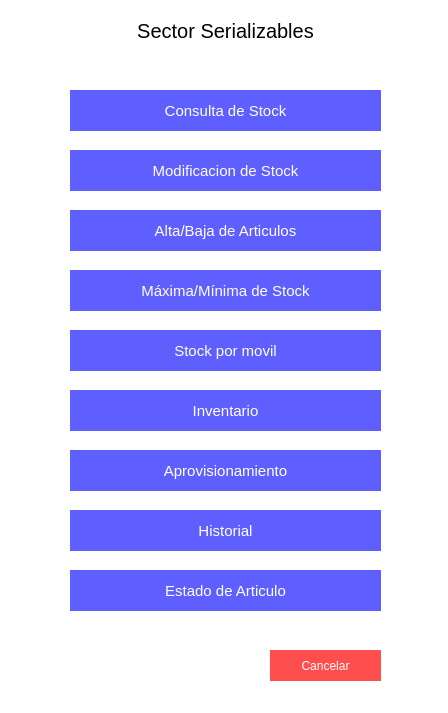
<?xml version="1.0" encoding="UTF-8"?>
<ui version="4.0">
 <class>Form</class>
 <widget class="QWidget" name="Form">
  <property name="geometry">
   <rect>
    <x>0</x>
    <y>0</y>
    <width>448</width>
    <height>713</height>
   </rect>
  </property>
  <property name="windowTitle">
   <string>Form</string>
  </property>
  <property name="styleSheet">
   <string notr="true">background-color:white;</string>
  </property>
  <widget class="QPushButton" name="se_btn_cancelar">
   <property name="geometry">
    <rect>
     <x>270</x>
     <y>650</y>
     <width>111</width>
     <height>31</height>
    </rect>
   </property>
   <property name="styleSheet">
    <string notr="true">color:white;
background-color:#ff4e4e;
border:none;</string>
   </property>
   <property name="text">
    <string>Cancelar</string>
   </property>
  </widget>
  <widget class="QPushButton" name="se_btn_5">
   <property name="geometry">
    <rect>
     <x>70</x>
     <y>330</y>
     <width>311</width>
     <height>41</height>
    </rect>
   </property>
   <property name="styleSheet">
    <string notr="true">background-color:#5f5fff;
color:white;
border:none;
font-size:15px;</string>
   </property>
   <property name="text">
    <string>Stock por movil</string>
   </property>
   <property name="iconSize">
    <size>
     <width>16</width>
     <height>20</height>
    </size>
   </property>
   <property name="flat">
    <bool>false</bool>
   </property>
  </widget>
  <widget class="QPushButton" name="se_btn_2">
   <property name="geometry">
    <rect>
     <x>70</x>
     <y>150</y>
     <width>311</width>
     <height>41</height>
    </rect>
   </property>
   <property name="styleSheet">
    <string notr="true">background-color:#5f5fff;
color:white;
border:none;
font-size:15px;</string>
   </property>
   <property name="text">
    <string>Modificacion de Stock</string>
   </property>
   <property name="iconSize">
    <size>
     <width>16</width>
     <height>20</height>
    </size>
   </property>
   <property name="flat">
    <bool>false</bool>
   </property>
  </widget>
  <widget class="QLabel" name="label">
   <property name="geometry">
    <rect>
     <x>110</x>
     <y>10</y>
     <width>231</width>
     <height>41</height>
    </rect>
   </property>
   <property name="styleSheet">
    <string notr="true">font-size:20px;
</string>
   </property>
   <property name="text">
    <string>Sector Serializables</string>
   </property>
   <property name="alignment">
    <set>Qt::AlignCenter</set>
   </property>
  </widget>
  <widget class="QPushButton" name="se_btn_6">
   <property name="geometry">
    <rect>
     <x>70</x>
     <y>390</y>
     <width>311</width>
     <height>41</height>
    </rect>
   </property>
   <property name="styleSheet">
    <string notr="true">background-color:#5f5fff;
color:white;
border:none;
font-size:15px;</string>
   </property>
   <property name="text">
    <string>Inventario</string>
   </property>
   <property name="iconSize">
    <size>
     <width>16</width>
     <height>20</height>
    </size>
   </property>
   <property name="flat">
    <bool>false</bool>
   </property>
  </widget>
  <widget class="QPushButton" name="se_btn_4">
   <property name="geometry">
    <rect>
     <x>70</x>
     <y>270</y>
     <width>311</width>
     <height>41</height>
    </rect>
   </property>
   <property name="styleSheet">
    <string notr="true">background-color:#5f5fff;
color:white;
border:none;
font-size:15px;</string>
   </property>
   <property name="text">
    <string>Máxima/Mínima de Stock</string>
   </property>
   <property name="iconSize">
    <size>
     <width>16</width>
     <height>20</height>
    </size>
   </property>
   <property name="flat">
    <bool>false</bool>
   </property>
  </widget>
  <widget class="QPushButton" name="se_btn_1">
   <property name="geometry">
    <rect>
     <x>70</x>
     <y>90</y>
     <width>311</width>
     <height>41</height>
    </rect>
   </property>
   <property name="styleSheet">
    <string notr="true">background-color:#5f5fff;
color:white;
border:none;
font-size:15px;</string>
   </property>
   <property name="text">
    <string>Consulta de Stock</string>
   </property>
   <property name="iconSize">
    <size>
     <width>16</width>
     <height>20</height>
    </size>
   </property>
   <property name="flat">
    <bool>false</bool>
   </property>
  </widget>
  <widget class="QPushButton" name="se_btn_3">
   <property name="geometry">
    <rect>
     <x>70</x>
     <y>210</y>
     <width>311</width>
     <height>41</height>
    </rect>
   </property>
   <property name="styleSheet">
    <string notr="true">background-color:#5f5fff;
color:white;
border:none;
font-size:15px;</string>
   </property>
   <property name="text">
    <string>Alta/Baja de Articulos</string>
   </property>
   <property name="iconSize">
    <size>
     <width>16</width>
     <height>20</height>
    </size>
   </property>
   <property name="flat">
    <bool>false</bool>
   </property>
  </widget>
  <widget class="QPushButton" name="se_btn_7">
   <property name="geometry">
    <rect>
     <x>70</x>
     <y>450</y>
     <width>311</width>
     <height>41</height>
    </rect>
   </property>
   <property name="styleSheet">
    <string notr="true">background-color:#5f5fff;
color:white;
border:none;
font-size:15px;</string>
   </property>
   <property name="text">
    <string>Aprovisionamiento</string>
   </property>
   <property name="iconSize">
    <size>
     <width>16</width>
     <height>20</height>
    </size>
   </property>
   <property name="flat">
    <bool>false</bool>
   </property>
  </widget>
  <widget class="QPushButton" name="se_btn_8">
   <property name="geometry">
    <rect>
     <x>70</x>
     <y>510</y>
     <width>311</width>
     <height>41</height>
    </rect>
   </property>
   <property name="styleSheet">
    <string notr="true">background-color:#5f5fff;
color:white;
border:none;
font-size:15px;</string>
   </property>
   <property name="text">
    <string>Historial</string>
   </property>
   <property name="iconSize">
    <size>
     <width>16</width>
     <height>20</height>
    </size>
   </property>
   <property name="flat">
    <bool>false</bool>
   </property>
  </widget>
  <widget class="QPushButton" name="se_btn_9">
   <property name="geometry">
    <rect>
     <x>70</x>
     <y>570</y>
     <width>311</width>
     <height>41</height>
    </rect>
   </property>
   <property name="styleSheet">
    <string notr="true">background-color:#5f5fff;
color:white;
border:none;
font-size:15px;</string>
   </property>
   <property name="text">
    <string>Estado de Articulo</string>
   </property>
   <property name="iconSize">
    <size>
     <width>16</width>
     <height>20</height>
    </size>
   </property>
   <property name="flat">
    <bool>false</bool>
   </property>
  </widget>
 </widget>
 <resources/>
 <connections/>
</ui>
